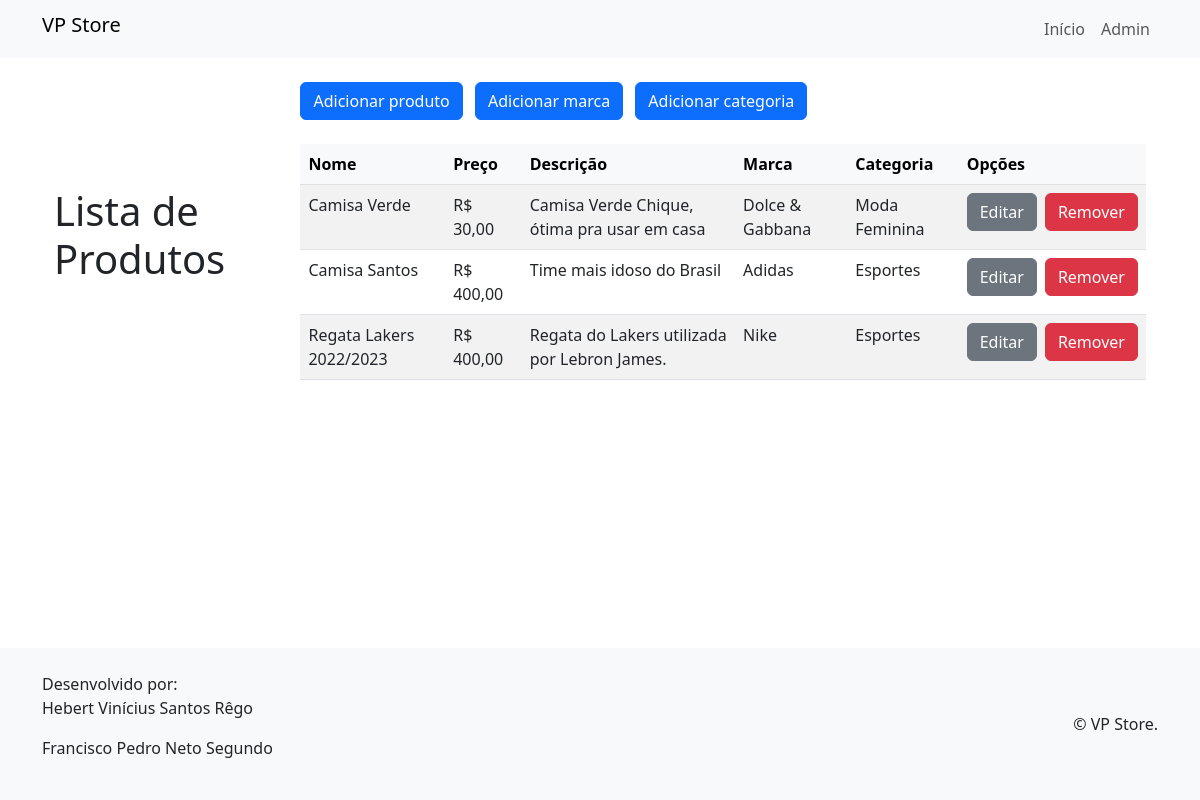
Screenshot of /admin_produtos with the database file from the repository.
### produtos/models.py (models this page shows, shortened)
class Produto(models.Model):
    nome_produto = models.CharField(max_length=150, verbose_name='Nome do Produto')
    preco = models.DecimalField(max_digits=9, decimal_places=2, verbose_name='Preço')
    descricao = models.TextField(verbose_name='Descrição')
    imagem_produto = models.ImageField(null=True, blank=True, upload_to='produtos', verbose_name='Imagem do Produto')
    marca = models.ForeignKey(Marca, on_delete=models.CASCADE, verbose_name='Marca')
    categoria = models.ForeignKey(Categoria, on_delete=models.CASCADE, verbose_name='Categoria')

class Marca(models.Model):
    nome = models.CharField(max_length=150, verbose_name='Nome da Marca')
    def __str__(self):
        return self.nome

class Categoria(models.Model):
    nome = models.CharField(max_length=150, verbose_name='Nome da Categoria')
    def __str__(self):
        return self.nome

### produtos/views.py (the view)
# urls.py: path('admin_produtos', admin_produtos, name='admin_produtos'),
def admin_produtos(request):
    produtos = Produto.objects.all()
    context ={
        'produtos':produtos
    }
    return render(request, "produtos/form.html",context)

### produtos/templates/produtos/form.html (shortened to what this page needs)
{% extends 'base.html' %}
{% load static %}
{% block content %}
  <div class="container mt-4">
    <div class="table-header d-flex justify-content-between align-items-center">
      <h1>Lista de Produtos</h1>
      <div>
        <a class="btn btn-primary me-2" href="{% url 'criar_produto' %}">Adicionar produto</a>
        <a class="btn btn-primary me-2" href="{% url 'criar_marca' %}">Adicionar marca</a>
        <a class="btn btn-primary" href="{% url 'criar_categoria' %}">Adicionar categoria</a>
    <div class="table-responsive">
      <table class="table table-striped table-hover mt-4">
        <thead class="table-light">
          <tr>
            <th scope="col">Nome</th>
            <th scope="col">Preço</th>
            <th scope="col">Descrição</th>
            <th scope="col">Marca</th>
            <th scope="col">Categoria</th>
            <th scope="col">Opções</th>
          </tr>
        </thead>
        <tbody>
          {% for produto in produtos %}
            <tr>
              <td>{{ produto.nome_produto }}</td>
              <td>R$ {{ produto.preco }}</td>
              <td>{{ produto.descricao }}</td>
              <td>{{ produto.marca }}</td>
              <td>{{ produto.categoria}}</td>
              <td>
                <div class="d-flex">
                  <a class="btn btn-secondary me-2" href="{% url 'produto_editar' produto.id %}">Editar</a>
                  <a class="btn btn-danger" href="{% url 'produto_remover' produto.id %}">Remover</a>
                </div>
              </td>
            </tr>
          {% endfor %}
        </tbody>
      </table>
    </div>
  </div>
{% endblock %}

### static/styles.css (style rules this page uses)
body { display: flex; flex-direction: column; min-height: 100vh; }
.container { flex: 1; }

### rows the page displays
Produto: nome_produto "Camisa Verde", preco "30,00", descricao "Camisa Verde Chique, ótima pra usar em casa", marca "Dolce & Gabbana", categoria "Moda Feminina"
Produto: nome_produto "Camisa Santos", preco "400,00", descricao "Time mais idoso do Brasil", marca "Adidas", categoria "Esportes"
Produto: nome_produto "Regata Lakers 2022/2023", preco "400,00", descricao "Regata do Lakers utilizada por Lebron James.", marca "Nike", categoria "Esportes"
